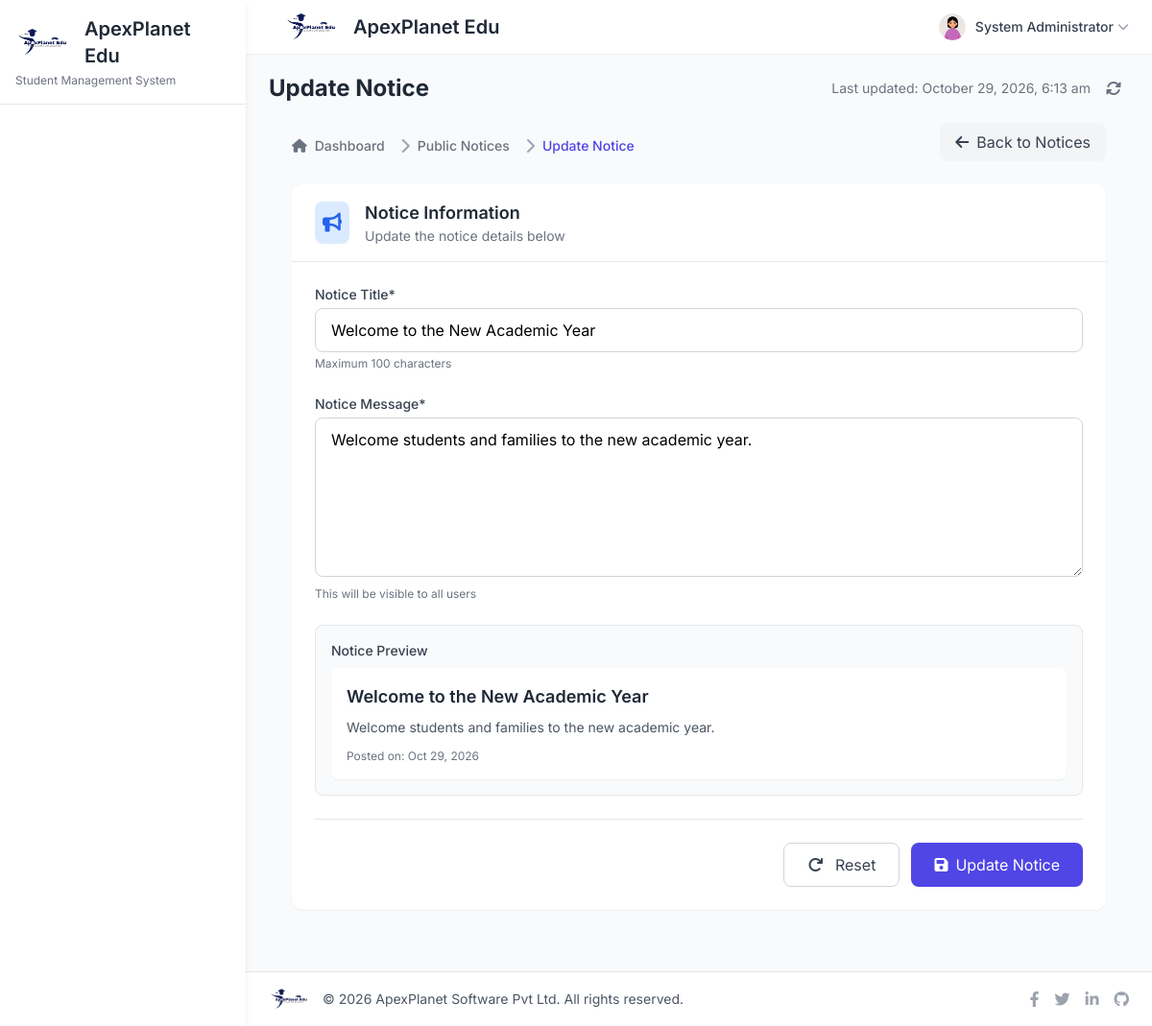
Page /edit-public-notice-detail.php?editid=1 (signed in) on the committed database.
### tables this page shows
CREATE TABLE `tblpublicnotice` (
  `ID` int(10) NOT NULL AUTO_INCREMENT,
  `NoticeTitle` varchar(200) NOT NULL,
  `NoticeMessage` mediumtext DEFAULT NULL,
  `CreationDate` timestamp NULL DEFAULT CURRENT_TIMESTAMP,
  PRIMARY KEY (`ID`),
  KEY `idx_tblpublicnotice_creation` (`CreationDate`)
);

### edit-public-notice-detail.php (the view, shortened to what this page needs)
<?php
include('includes/dbconnection.php');
if (strlen($_SESSION['sturecmsaid']) == 0) {
    header('location:logout.php');
} else {
    $pageTitle = 'Update Notice';
    include_once('includes/header.php');
?>
<div class="px-6 py-4">
    <div class="flex flex-col md:flex-row justify-between items-start md:items-center mb-6" data-aos="fade-down">
        <div>
            <nav class="flex mt-2" aria-label="Breadcrumb">
                <ol class="inline-flex items-center space-x-1 md:space-x-2">
                    <li class="inline-flex items-center">
                        <a href="dashboard.php" class="inline-flex items-center text-sm font-medium text-gray-500 hover:text-primary">
                            <i class="fas fa-home mr-2"></i>
                            Dashboard
                        </a>
                    </li>
                    <li class="inline-flex items-center">
                        <i class="fas fa-chevron-right text-gray-400 mx-2"></i>
                        <a href="manage-public-notice.php" class="text-sm font-medium text-gray-500 hover:text-primary">
                            Public Notices
                        </a>
                    </li>
                    <li aria-current="page">
                        <div class="flex items-center">
                            <i class="fas fa-chevron-right text-gray-400 mx-2"></i>
                            <span class="text-sm font-medium text-primary">Update Notice</span>
                        </div>
                    </li>
                </ol>
            </nav>
        </div>
        <a href="manage-public-notice.php" class="mt-4 md:mt-0 inline-flex items-center px-4 py-2 bg-gray-100 text-gray-700 rounded-lg hover:bg-gray-200 transition-colors">
            <i class="fas fa-arrow-left mr-2"></i> Back to Notices
        </a>
    </div>
    <div class="bg-white rounded-xl shadow-sm overflow-hidden max-w-4xl mx-auto" data-aos="fade-up">
        <div class="px-6 py-4 border-b">
            <div class="flex items-center">
                <div class="p-2 bg-blue-100 text-blue-600 rounded-lg mr-4">
                    <i class="fas fa-bullhorn text-xl"></i>
                </div>
                <div>
                    <h3 class="text-lg font-semibold text-gray-800">Notice Information</h3>
                    <p class="text-sm text-gray-500">Update the notice details below</p>
                </div>
            </div>
        </div>
        <?php
        $eid = $_GET['editid'];
        $sql = "SELECT * FROM tblpublicnotice WHERE ID=:eid";
        $query = $dbh->prepare($sql);
        $query->bindParam(':eid', $eid, PDO::PARAM_STR);
        $query->execute();
        $results = $query->fetchAll(PDO::FETCH_OBJ);
        if($query->rowCount() > 0) {
            foreach($results as $row) {
        ?>
        <form class="p-6" method="post" onsubmit="return validateNoticeForm()">
            <div class="mb-6">
                <label for="nottitle" class="block text-sm font-medium text-gray-700 mb-1">Notice Title*</label>
                <input
                    type="text"
                    id="nottitle"
                    name="nottitle"
                    value="<?php echo htmlspecialchars($row->NoticeTitle); ?>"
                    class="w-full px-4 py-2.5 rounded-lg border border-gray-300 focus:ring-2 focus:ring-primary focus:border-primary transition-all"
                    required
                    maxlength="100"
                    placeholder="Enter notice title"
                >
                <p class="mt-1 text-xs text-gray-500">Maximum 100 characters</p>
            </div>
            <div class="mb-6">
                <label for="notmsg" class="block text-sm font-medium text-gray-700 mb-1">Notice Message*</label>
                <textarea
                    id="notmsg"
                    name="notmsg"
                    rows="6"
                    class="w-full px-4 py-2.5 rounded-lg border border-gray-300 focus:ring-2 focus:ring-primary focus:border-primary transition-all"
                    required
                    placeholder="Enter detailed notice message"
                ><?php echo htmlspecialchars($row->NoticeMessage); ?></textarea>
                <p class="mt-1 text-xs text-gray-500">This will be visible to all users</p>
            </div>
            <div class="mb-6 p-4 border rounded-lg bg-gray-50">
                <h4 class="text-sm font-medium text-gray-700 mb-2">Notice Preview</h4>
                <div class="bg-white p-4 rounded-lg shadow-sm">
                    <h3 class="text-lg font-semibold text-gray-800 mb-2" id="preview-title"><?php echo htmlspecialchars($row->NoticeTitle); ?></h3>
                    <div class="text-sm text-gray-600" id="preview-message"><?php echo nl2br(htmlspecialchars($row->NoticeMessage)); ?></div>
                    <div class="mt-3 text-xs text-gray-500">Posted on: <?php echo date('M d, Y'); ?></div>
                </div>
            </div>
            <div class="flex justify-end space-x-3 pt-6 mt-4 border-t">
                <button
                    type="reset"
                    class="px-6 py-2.5 border border-gray-300 rounded-lg text-gray-700 hover:bg-gray-50 transition-colors"
                >
                    <i class="fas fa-redo mr-2"></i> Reset
                </button>
                <button
                    type="submit"
                    name="submit"
                    class="px-6 py-2.5 bg-primary text-white rounded-lg hover:bg-primary-dark transition-colors flex items-center"
                >
                    <i class="fas fa-save mr-2"></i> Update Notice
                </button>
            </div>
        </form>
        <?php }} ?>
    </div>
</div>
<?php
    include_once('includes/footer.php');
}
?>

### includes/header.php (shortened to what this page needs)
<!DOCTYPE html>
<html lang="en">
  <head>
    <script src="https://cdn.tailwindcss.com"></script>
    <link rel="stylesheet" href="https://cdnjs.cloudflare.com/ajax/libs/font-awesome/6.4.0/css/all.min.css">
    <link href="https://unpkg.com/aos@2.3.1/dist/aos.css" rel="stylesheet">
  </head>
  <body class="bg-gray-50">
    <div id="page" class="hidden">
      <div class="flex h-screen overflow-hidden">
        <aside id="sidebar" class="w-64 bg-white shadow-md fixed h-full z-20 hidden lg:block">
          <div class="p-4 border-b">
            <div class="flex items-center">
              <img src="assets/images/logo-icon.png" alt="ApexPlanet Edu" class="h-8">
              <span class="ml-2 text-xl font-semibold text-gray-800">ApexPlanet Edu</span>
            </div>
            <p class="text-xs text-gray-500 mt-1">Student Management System</p>
          </div>
        </aside>
        <div class="relative flex flex-col flex-1 overflow-y-auto overflow-x-hidden lg:ml-64">
          <nav class="sticky top-0 z-10 bg-white shadow-sm">
            <div class="px-6 py-3 flex items-center justify-between">
              <div class="flex items-center">
                <div class="ml-4 flex items-center">
                  <img src="assets/images/logo-icon.png" alt="ApexPlanet Edu" class="h-8 w-auto">
                  <span class="ml-2 text-xl font-semibold text-gray-800">ApexPlanet Edu</span>
                </div>
              </div>
              <div class="flex items-center space-x-4">
                <div class="relative">
                  <button class="flex items-center focus:outline-none" id="userMenuButton">
                    <?php
                    $aid = $_SESSION['sturecmsaid'];
                    $sql = "SELECT * from tbladmin where ID=:aid";
                    $query = $dbh->prepare($sql);
                    $query->bindParam(':aid', $aid, PDO::PARAM_STR);
                    $query->execute();
                    $results = $query->fetchAll(PDO::FETCH_OBJ);
                    if($query->rowCount() > 0) {
                      foreach($results as $row) {
                    ?>
                    <img class="h-8 w-8 rounded-full object-cover" src="assets/images/faces/face8.jpg" alt="Profile">
                    <span class="ml-2 text-sm font-medium text-gray-700 hidden md:inline"><?php echo htmlentities($row->AdminName); ?></span>
                    <i class="fas fa-chevron-down ml-1 text-gray-400 text-xs"></i>
                    <?php }} ?>
                  </button>
                </div>
              </div>
            </div>
          </nav>
          <main class="flex-1 pb-8">
            <div class="px-6 py-4">
              <div class="flex items-center justify-between">
                <h2 class="text-2xl font-bold text-gray-800"><?php echo $pageTitle; ?></h2>
                <div class="flex items-center space-x-2">
                  <span class="text-sm text-gray-500">Last updated: <?php echo date("F j, Y, g:i a"); ?></span>
                  <button class="p-2 text-gray-500 hover:text-primary focus:outline-none">
                    <i class="fas fa-sync-alt"></i>
                  </button>
                </div>
              </div>

### includes/header.php (style rules this page uses)
body { font-family: 'Inter', sans-serif; background-color: #f3f4f6; overflow-x: hidden; }
.transition-all { transition: all 0.3s ease; }

### rows in the picture
tblpublicnotice: nottitle "Welcome to the New Academic Year", notmsg "Welcome students and families to the new academic year.", NoticeTitle "Welcome to the New Academic Year", NoticeMessage "Welcome students and families to the new academic year."

### other values in the picture
$row->AdminName "System Administrator"
$pageTitle "Update Notice"
